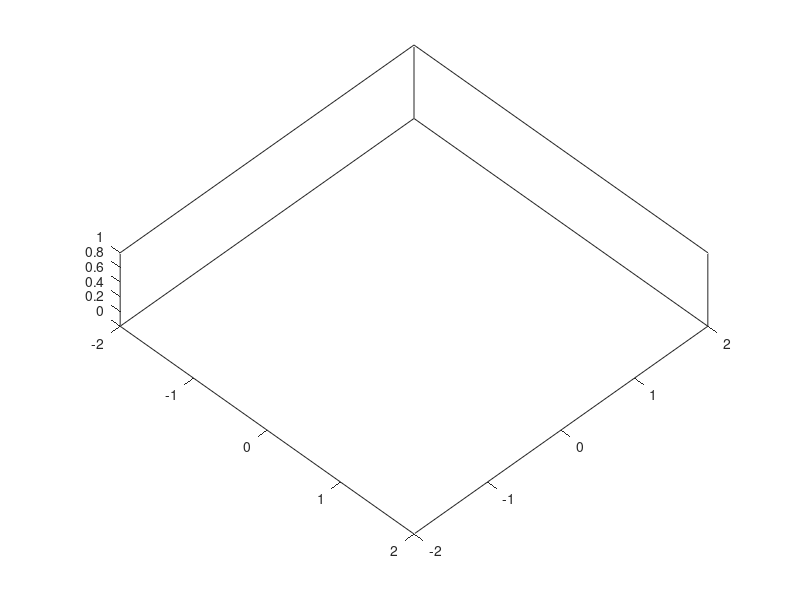

Write MATLAB code to recreate this figure. (Note: this script raises an error after producing the figure.)
% loading the outputs of the generalized-alpha algorithm
load("q.mat")

% loading the coordinates of the center of the hip
load("xbar_hip.mat")

figure()
hold on
xlim([-2, 2])
ylim([-2, 2])
zlim([0, 1])
view(45, 45)
axis equal
box on

% Fixed basis
E1 = [1;0;0];
E2 = [0;1;0];
E3 = [0;0;1];

animation = VideoWriter('3D_hoop2.avi');
animation.FrameRate = 100;
open(animation);

ang_arr = linspace(0,2*pi,100);
R_hoop = 0.5;

% plot the cone
z = linspace(0,1,100);
% r = 0.5-0.4*z;
r = 0.2*ones(100,1);
hold on

for i = 1:length(q)

    xlim([-2, 2])
    ylim([-2, 2])
    zlim([0, 1])
    view(30,10)

    x1 = q(i,1);
    x2 = q(i,2);
    x3 = q(i,3);

    psi = q(i,4);
    theta = q(i,5);
    phi = q(i,6);
    
    %% basis vectors
    % Rotation matrices
    R1 = [cos(psi), sin(psi), 0;
          -sin(psi), cos(psi), 0;
          0, 0, 1];
      
    R2 = [1, 0, 0;
          0, cos(theta), sin(theta);
          0, -sin(theta), cos(theta)];
    
    R3 = [cos(phi), sin(phi), 0;
          -sin(phi), cos(phi), 0;
          0, 0, 1];
    
    % {E1, E2, E3} components of {e1',e2',e3'}
    e1p = R1'*E1;
    e2p = R1'*E2;
    e3p = R1'*E3;
    
    % {E1, E2, E3} components of {e1'',e2'',e3''}
    e1pp = (R2*R1)'*E1;
    e2pp = (R2*R1)'*E2;
    e3pp = (R2*R1)'*E3;
    
    % {E1, E2, E3} components of {e1,e2,e3}
    e1 = (R3*R2*R1)'*E1;
    e2 = (R3*R2*R1)'*E2;
    e3 = (R3*R2*R1)'*E3;

    center_plot = plot3(x1, x2, x3, 'Marker', '.', 'MarkerSize', 10);

    e1_plot = quiver3(x1, x2, x3, e1(1), e1(2), e1(3),'r');
    e2_plot = quiver3(x1, x2, x3, e2(1), e2(2), e2(3),'g');
    e3_plot = quiver3(x1, x2, x3, e3(1), e3(2), e3(3),'b');

    % plotting the hip
    for j = 1:length(ang_arr)
        hip(j) = plot3(xbar_hip(i,1)+r*cos(ang_arr(j)),xbar_hip(i,2)+r*sin(ang_arr(j)),z,'k');
    end

    % plotting the hoop
    circle = plot3(x1+R_hoop*cos(ang_arr)*e1(1)+R_hoop*sin(ang_arr)*e2(1), ...
        x2+R_hoop*cos(ang_arr)*e1(2)+R_hoop*sin(ang_arr)*e2(2), ...
        x3+R_hoop*cos(ang_arr)*e1(3)+R_hoop*sin(ang_arr)*e2(3), ...
        'color','b','LineWidth',2);

    drawnow
    writeVideo(animation, getframe(gcf))

    pause(0.001)

    delete(center_plot)
    delete(e1_plot)
    delete(e2_plot)
    delete(e3_plot)
    delete(circle)
    delete(hip)

end

close(animation)

load('gN.mat')
figure()
plot(gN)

figure()
subplot(1,3,1)
title('psi')
plot(q(:,4))

subplot(1,3,2)
title('theta')
plot(q(:,5))

subplot(1,3,3)
title('phi')
plot(q(:,6))
